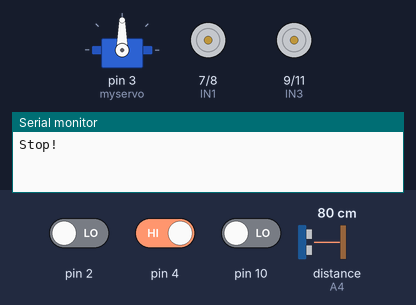
Recording of a sketch running on a simulated Arduino Uno, built with avr-gcc and run on an emulated ATmega328P. On the bench: servo, motor-driver pin pairs drawn as motors (green arrow = first pin HIGH = forward, orange = second pin HIGH = backward, longer = more drive, scaled by the enable pin), the last lines printed to the serial monitor. The test bench sets the inputs (shaded band); at power-on: pin 2 LOW, pin 4 HIGH, pin 10 LOW, distance to the obstacle (sensor on A4) 80 cm. The echo pulse lasts 58.3 µs per cm.

Above: at 1.2 s.
1.3 s: pin 2 driven HIGH
At 2.1 s:
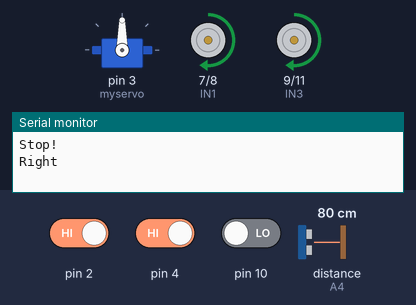
2.8 s: pin 4 driven LOW
At 3.2 s:
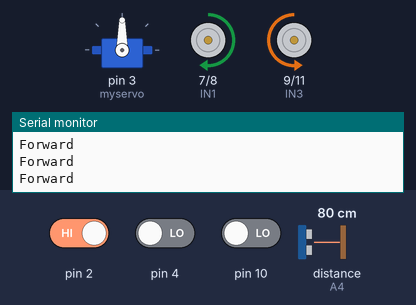
4.3 s: pin 4 driven HIGH
At 5.3 s:
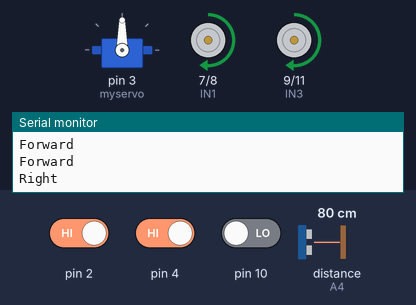
Timing chart, 0 to 7.3 s (numbered marks = the images above; inputs shaded):
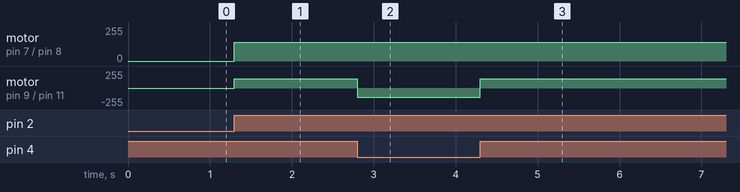

Measured:
- after the input at 1.3 s, motor on pin 7 (IN1) / pin 8 (IN2), motor on pin 9 (IN3) / pin 11 (IN4): stopped → forward 140/255 at once
- after the input at 2.8 s, motor on pin 9 (IN3) / pin 11 (IN4): forward 140/255 → backward 140/255 at once
- after the input at 4.3 s, motor on pin 9 (IN3) / pin 11 (IN4): backward 140/255 → forward 140/255 at once

The sketch:

solution.ino
```cpp
/*
Solution for KMA Maze

V1
Samy Ibrahim
Updated: Dec. 18, 2021
*/


#include <Servo.h>
Servo myservo;

int Echo = A4;
int Trig = A5;

// General Definitions
#define ENA 5
#define ENB 6
#define IN1 7
#define IN2 8
#define IN3 9
#define IN4 11
#define carSpeed 140

// Line Tracking Specific Definitions
#define LT_R !digitalRead(10)
#define LT_M !digitalRead(4)
#define LT_L !digitalRead(2)

int rightDistance = 0, leftDistance = 0, middleDistance = 0;

void forward(){
  analogWrite(ENA, carSpeed);
  analogWrite(ENB, carSpeed);
  digitalWrite(IN1, HIGH);
  digitalWrite(IN2, LOW);
  digitalWrite(IN3, LOW);
  digitalWrite(IN4, HIGH);
  Serial.println("Forward");
}

void back() {
  analogWrite(ENA, carSpeed);
  analogWrite(ENB, carSpeed);
  digitalWrite(IN1, LOW);
  digitalWrite(IN2, HIGH);
  digitalWrite(IN3, HIGH);
  digitalWrite(IN4, LOW);
  Serial.println("Back");
}

void left() {
  analogWrite(ENA, carSpeed);
  analogWrite(ENB, carSpeed);
  digitalWrite(IN1, LOW);
  digitalWrite(IN2, HIGH);
  digitalWrite(IN3, LOW);
  digitalWrite(IN4, HIGH);
  Serial.println("Left");
}

void right() {
  analogWrite(ENA, carSpeed);
  analogWrite(ENB, carSpeed);
  digitalWrite(IN1, HIGH);
  digitalWrite(IN2, LOW);
  digitalWrite(IN3, HIGH);
  digitalWrite(IN4, LOW);
  Serial.println("Right");
}

void stop() {
  digitalWrite(ENA, LOW);
  digitalWrite(ENB, LOW);
  Serial.println("Stop!");
}


int Distance_test() {
  digitalWrite(Trig, LOW);
  delayMicroseconds(2);
  digitalWrite(Trig, HIGH);
  delayMicroseconds(20);
  digitalWrite(Trig, LOW);
  float Fdistance = pulseIn(Echo, HIGH);
  Fdistance= Fdistance / 58;
  return (int)Fdistance;
}

void setup() {
  myservo.attach(3,700,2400);
  Serial.begin(9600);

  // Enable Pins for Obstacle Avoidance
  pinMode(Echo, INPUT);
  pinMode(Trig, OUTPUT);
  pinMode(IN1, OUTPUT);
  pinMode(IN2, OUTPUT);
  pinMode(IN3, OUTPUT);
  pinMode(IN4, OUTPUT);
  pinMode(ENA, OUTPUT);
  pinMode(ENB, OUTPUT);

  // Enable Pins for Line Tracking Module
  pinMode(10,INPUT);
  pinMode(4,INPUT);
  pinMode(2,INPUT);

  stop();
}

void loop() {

    if(LT_M){
      forward();

      myservo.write(90);
      //delay(100);
      middleDistance = Distance_test();

      if(middleDistance <= 25) {
        stop();
        delay(200);
        myservo.write(10);

        right();
        delay(500);
        while(!LT_M);
      }
    }
    else if(!LT_R) {
      left();
      while(!LT_M);
      //delay(100);
    }
    else if(!LT_L) {
      right();
      while(!LT_M);
      //delay(100);
    }
}
```
